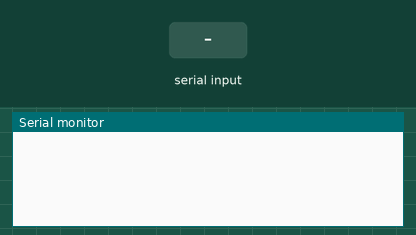
Simulated run of this sketch. Board: Arduino Mega 2560, built with avr-gcc and run on an emulated ATmega2560. On the bench: the last lines printed to the serial monitor. The inputs (shaded band) are chosen by the test bench.

Above: at 1.2 s.
1.3 s: "$" received over Serial
At 2.4 s:
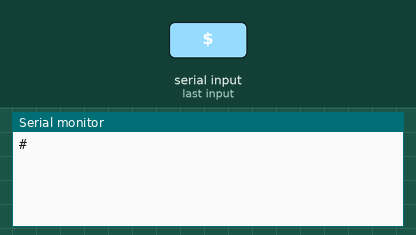
2.8 s: "*" received over Serial
At 3.4 s:
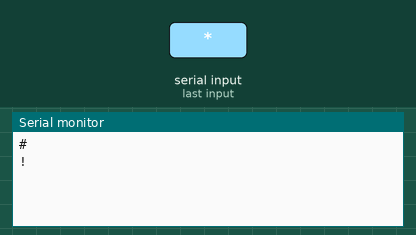

The sketch:

Final_Cor_gui_watchdog.ino
```cpp
void setup()
{
  Serial.begin(9600);
  Serial1.begin(9600);
}
int i = 0;
char Data[129];// = "How are you?    I have got my   text to be quitebig, is it too  big now? Please let me know.    From Watanya.         *";
static int state = 0;
void loop()
{
  //Serial.println("Wake the end device up.");
  char ch,  ch0 ;


   switch(state) {
   case 0:
       for (int i = 0; i < 128; i++)
      {
        Data[i] = 0;
      }
     digitalWrite(13, LOW);
     while (Serial.available() > 0)
     {
         ch0 = Serial.read();
          if (ch0 == '$')  // if recieve reply start senting data
          {
          Serial.println('#');
          state = 1;
          }
     }
     ch0 = 0;
     i=0;
   break;

   case 1:
      while (Serial.available() > 0)
     {
       ch0 = Serial.read();

           Data[i] = ch0;
           i++;
           if (ch0 == '*')  // if recieve reply start senting data
           {
            state = 2;
           }
        }
       digitalWrite(13, HIGH);
       // Serial.println(state);
        break;

  case 2:
  //Send data state
  Serial1.print('!');
  Serial.print('!');
  delay(700);
  while (Serial1.available() > 0)
  {
    ch = Serial1.read();

    if (ch == '=')  // if recieve reply start senting data
    {

      Serial.println("The end device woke up");
      Serial.println("Sent data: ");
      for (int i = 0; i < 128; i++)
      {
        Serial.print(Data[i]); //print data to serial monitor
        Serial1.print(Data[i]); // sent data to the end device
      }
      Serial.println("Setting device back to state 0");
      delay(50);
      state = 0;

    }
  }

 // Serial.println(state);
  break;
}
}
```

Measured:
- after the input at 1.3 s, the serial monitor: prints a new line at once (image 1)
- after the input at 2.8 s, the serial monitor: prints a new line at once (image 2)
